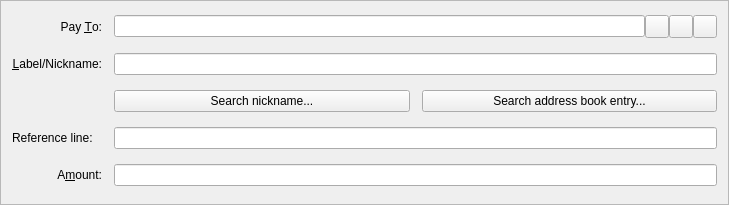
<?xml version="1.0" encoding="UTF-8"?>
<ui version="4.0">
 <class>SendCoinsEntry</class>
 <widget class="QFrame" name="SendCoinsEntry">
  <property name="geometry">
   <rect>
    <x>0</x>
    <y>0</y>
    <width>729</width>
    <height>205</height>
   </rect>
  </property>
  <property name="windowTitle">
   <string>Form</string>
  </property>
  <property name="frameShape">
   <enum>QFrame::StyledPanel</enum>
  </property>
  <property name="frameShadow">
   <enum>QFrame::Sunken</enum>
  </property>
  <layout class="QGridLayout" name="gridLayout">
   <property name="spacing">
    <number>12</number>
   </property>
   <item row="9" column="0">
    <widget class="QLabel" name="label">
     <property name="text">
      <string>A&amp;mount:</string>
     </property>
     <property name="alignment">
      <set>Qt::AlignRight|Qt::AlignTrailing|Qt::AlignVCenter</set>
     </property>
     <property name="buddy">
      <cstring>payAmount</cstring>
     </property>
    </widget>
   </item>
   <item row="3" column="0">
    <widget class="QLabel" name="label_2">
     <property name="text">
      <string>Pay &amp;To:</string>
     </property>
     <property name="alignment">
      <set>Qt::AlignRight|Qt::AlignTrailing|Qt::AlignVCenter</set>
     </property>
     <property name="buddy">
      <cstring>payTo</cstring>
     </property>
    </widget>
   </item>
   <item row="9" column="1">
    <widget class="BitcoinAmountField" name="payAmount"/>
   </item>
   <item row="5" column="0">
    <widget class="QLabel" name="label_4">
     <property name="text">
      <string>&amp;Label/Nickname:</string>
     </property>
     <property name="alignment">
      <set>Qt::AlignRight|Qt::AlignTrailing|Qt::AlignVCenter</set>
     </property>
     <property name="buddy">
      <cstring>addAsLabel</cstring>
     </property>
    </widget>
   </item>
   <item row="3" column="1">
    <layout class="QHBoxLayout" name="payToLayout">
     <property name="spacing">
      <number>0</number>
     </property>
     <item>
      <widget class="QValidatedLineEdit" name="payTo">
       <property name="toolTip">
        <string>The address to send the payment to (e.g. 1NS17iag9jJgTHD1VXjvLCEnZuQ3rJDE9L)</string>
       </property>
       <property name="maxLength">
        <number>34</number>
       </property>
      </widget>
     </item>
     <item>
      <widget class="QToolButton" name="addressBookButton">
       <property name="toolTip">
        <string>Choose address from address book</string>
       </property>
       <property name="text">
        <string/>
       </property>
       <property name="icon">
        <iconset resource="../bitcoin.qrc">
         <normaloff>:/icons/address-book</normaloff>:/icons/address-book</iconset>
       </property>
       <property name="shortcut">
        <string>Alt+A</string>
       </property>
      </widget>
     </item>
     <item>
      <widget class="QToolButton" name="pasteButton">
       <property name="toolTip">
        <string>Paste address from clipboard</string>
       </property>
       <property name="text">
        <string/>
       </property>
       <property name="icon">
        <iconset resource="../bitcoin.qrc">
         <normaloff>:/icons/editpaste</normaloff>:/icons/editpaste</iconset>
       </property>
       <property name="shortcut">
        <string>Alt+P</string>
       </property>
      </widget>
     </item>
     <item>
      <widget class="QToolButton" name="deleteButton">
       <property name="toolTip">
        <string>Remove this recipient</string>
       </property>
       <property name="text">
        <string/>
       </property>
       <property name="icon">
        <iconset resource="../bitcoin.qrc">
         <normaloff>:/icons/remove</normaloff>:/icons/remove</iconset>
       </property>
      </widget>
     </item>
    </layout>
   </item>
   <item row="5" column="1">
    <widget class="QValidatedLineEdit" name="addAsLabel">
     <property name="toolTip">
      <string>Enter a label for this address to add it to your address book</string>
     </property>
    </widget>
   </item>
   <item row="8" column="1">
    <widget class="QLineEdit" name="referencelineEdit"/>
   </item>
   <item row="8" column="0">
    <widget class="QLabel" name="label_3">
     <property name="text">
      <string>Reference line:</string>
     </property>
    </widget>
   </item>
   <item row="6" column="1">
    <layout class="QHBoxLayout" name="horizontalLayout">
     <item>
      <widget class="QPushButton" name="searchnick">
       <property name="text">
        <string>Search nickname...</string>
       </property>
      </widget>
     </item>
     <item>
      <widget class="QPushButton" name="searchaddress">
       <property name="text">
        <string>Search address book entry...</string>
       </property>
      </widget>
     </item>
    </layout>
   </item>
  </layout>
 </widget>
 <customwidgets>
  <customwidget>
   <class>BitcoinAmountField</class>
   <extends>QLineEdit</extends>
   <header>bitcoinamountfield.h</header>
   <container>1</container>
  </customwidget>
  <customwidget>
   <class>QValidatedLineEdit</class>
   <extends>QLineEdit</extends>
   <header>qvalidatedlineedit.h</header>
  </customwidget>
 </customwidgets>
 <resources>
  <include location="../bitcoin.qrc"/>
 </resources>
 <connections/>
</ui>
